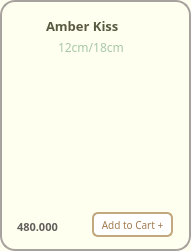
       <widget class="QFrame" name="frame_Amber">
        <property name="geometry">
         <rect>
          <x>240</x>
          <y>300</y>
          <width>191</width>
          <height>251</height>
         </rect>
        </property>
        <property name="styleSheet">
         <string notr="true">background-color:#FFFFF0;
border-radius: 15px; 
border: 2px solid #A8A29E ;</string>
        </property>
        <property name="frameShape">
         <enum>QFrame::StyledPanel</enum>
        </property>
        <property name="frameShadow">
         <enum>QFrame::Raised</enum>
        </property>
        <widget class="QLabel" name="label_cake_amber">
         <property name="geometry">
          <rect>
           <x>0</x>
           <y>16</y>
           <width>191</width>
           <height>201</height>
          </rect>
         </property>
         <property name="sizePolicy">
          <sizepolicy hsizetype="Fixed" vsizetype="Fixed">
           <horstretch>25</horstretch>
           <verstretch>25</verstretch>
          </sizepolicy>
         </property>
         <property name="minimumSize">
          <size>
           <width>25</width>
           <height>25</height>
          </size>
         </property>
         <property name="maximumSize">
          <size>
           <width>16777215</width>
           <height>16777215</height>
          </size>
         </property>
         <property name="sizeIncrement">
          <size>
           <width>3</width>
           <height>0</height>
          </size>
         </property>
         <property name="styleSheet">
          <string notr="true">border:0px;
border-radius:0px;
background-color: transparent</string>
         </property>
         <property name="frameShape">
          <enum>QFrame::WinPanel</enum>
         </property>
         <property name="text">
          <string/>
         </property>
         <property name="pixmap">
          <pixmap>../images/image-removebg-preview (9).png</pixmap>
         </property>
         <property name="scaledContents">
          <bool>true</bool>
         </property>
        </widget>
        <widget class="QLabel" name="label_amber_kiss">
         <property name="geometry">
          <rect>
           <x>46</x>
           <y>16</y>
           <width>111</width>
           <height>20</height>
          </rect>
         </property>
         <property name="sizePolicy">
          <sizepolicy hsizetype="Fixed" vsizetype="Fixed">
           <horstretch>0</horstretch>
           <verstretch>0</verstretch>
          </sizepolicy>
         </property>
         <property name="font">
          <font>
           <family>Mongolian Baiti</family>
           <pointsize>10</pointsize>
           <weight>75</weight>
           <bold>true</bold>
          </font>
         </property>
         <property name="styleSheet">
          <string notr="true">border-radius: 0px;
border:0px solid;
color:#5A5A42</string>
         </property>
         <property name="text">
          <string>Amber Kiss</string>
         </property>
        </widget>
        <widget class="QLabel" name="label_amber_size">
         <property name="geometry">
          <rect>
           <x>58</x>
           <y>39</y>
           <width>71</width>
           <height>16</height>
          </rect>
         </property>
         <property name="font">
          <font>
           <family>Mongolian Baiti</family>
           <pointsize>9</pointsize>
          </font>
         </property>
         <property name="styleSheet">
          <string notr="true">color: #A7C7A7;
border:0px</string>
         </property>
         <property name="text">
          <string>12cm/18cm</string>
         </property>
        </widget>
        <widget class="QLabel" name="label_amber_price">
         <property name="geometry">
          <rect>
           <x>17</x>
           <y>219</y>
           <width>81</width>
           <height>16</height>
          </rect>
         </property>
         <property name="font">
          <font>
           <family>Mongolian Baiti</family>
           <pointsize>8</pointsize>
           <weight>75</weight>
           <bold>true</bold>
          </font>
         </property>
         <property name="styleSheet">
          <string notr="true">border:0px;
color: rgb(98, 94, 92);
</string>
         </property>
         <property name="text">
          <string>480.000</string>
         </property>
        </widget>
        <widget class="QPushButton" name="pushButton_add_amber">
         <property name="geometry">
          <rect>
           <x>92</x>
           <y>212</y>
           <width>81</width>
           <height>25</height>
          </rect>
         </property>
         <property name="maximumSize">
          <size>
           <width>16777207</width>
           <height>16777215</height>
          </size>
         </property>
         <property name="font">
          <font>
           <family>Mongolian Baiti</family>
           <pointsize>-1</pointsize>
          </font>
         </property>
         <property name="styleSheet">
          <string notr="true">QPushButton {
    background-color: white;
    color: #A37B50;
    border: 2px solid #C2A87E;
    border-radius: 6px;
    padding: 4px 5px;
    font-size: 10px;
}

QPushButton:hover {
    background-color: #F7F3EF;
}

QPushButton:pressed {
    background-color: #E6D5C3;
}
</string>
         </property>
         <property name="text">
          <string>Add to Cart +</string>
         </property>
        </widget>
       </widget>
